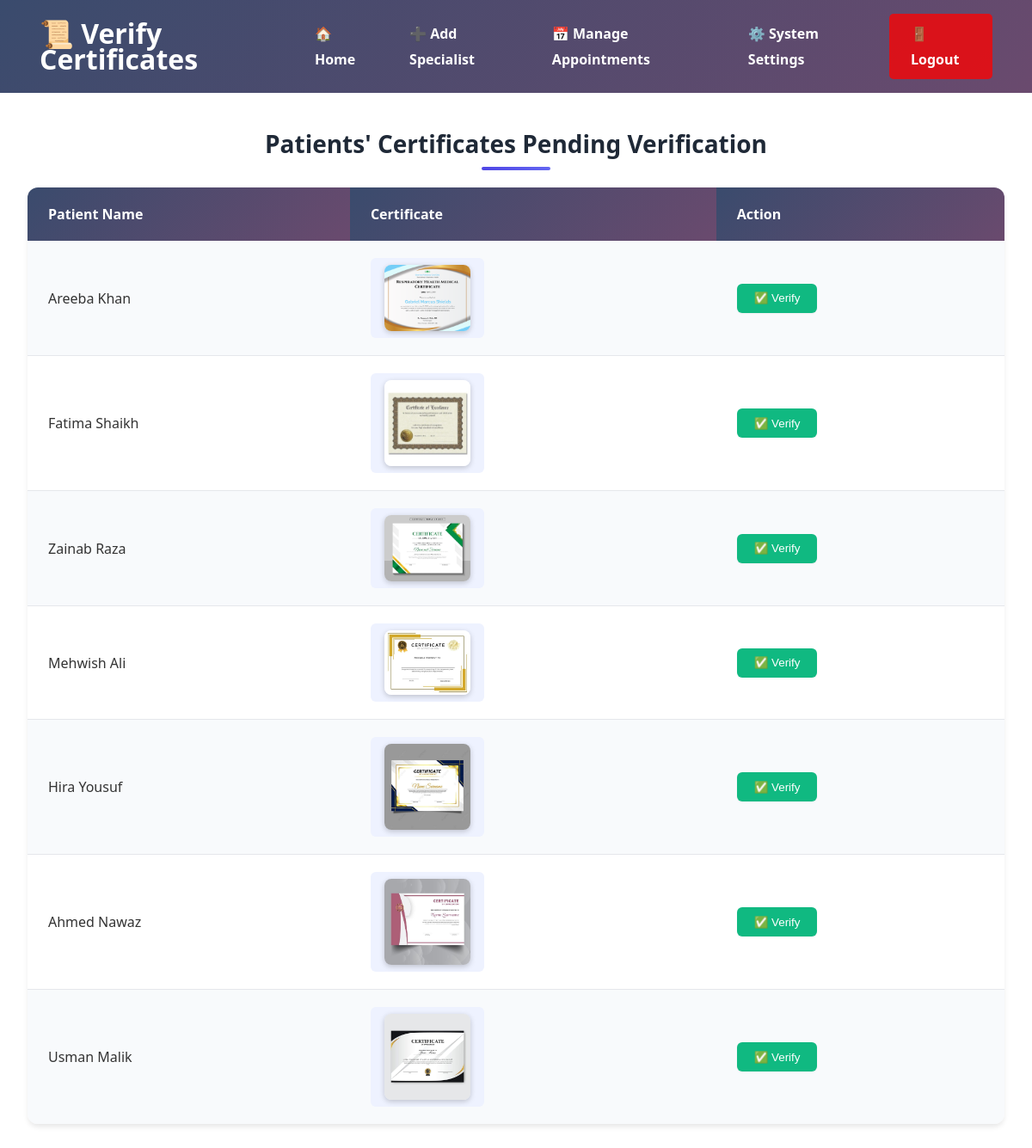
Screenshot of /derma/admin/verify_certificates.php with the database file from the repository.
### tables this page shows
CREATE TABLE `patients` (
  `id` int NOT NULL,
  `first_name` varchar(50) NOT NULL,
  `last_name` varchar(50) NOT NULL,
  `username` varchar(50) NOT NULL,
  `password` varchar(255) NOT NULL,
  `email` varchar(100) NOT NULL,
  `mobile` varchar(15) NOT NULL,
  `cnic` varchar(15) NOT NULL,
  `state` varchar(50) NOT NULL,
  `city` varchar(50) NOT NULL,
  `role` enum('patient') NOT NULL DEFAULT 'patient',
  `certificate_path` varchar(255) DEFAULT NULL,
  `profile_photo_path` varchar(255) DEFAULT NULL,
  `created_at` timestamp NULL DEFAULT CURRENT_TIMESTAMP,
  `certificate_verified` tinyint(1) NOT NULL DEFAULT '0'
);

### derma/admin/verify_certificates.php (the view, shortened to what this page needs)
<?php
include("db_connection.php");
$sql = "SELECT * FROM patients WHERE certificate_verified = 0 AND certificate_path IS NOT NULL";
$result = mysqli_query($conn, $sql);
?>
<!DOCTYPE html>
<html>
<head>
</head>
<body>
    <header>
        <h1><a href="#" style="color:white!important;text-decoration:none">📜 Verify Certificates</a></h1>
        <nav>
            <a href="admin_dashboard.php">🏠 Home</a>
            <a href="add_specialist.php">➕ Add Specialist</a>
            <a href="appointments.php">📅 Manage Appointments</a>
            <a href="system_settings.php">⚙️ System Settings</a>
            <a href="../logout.php" class="logout">🚪 Logout</a>
        </nav>
    </header>
    <h2>Patients' Certificates Pending Verification</h2>
    <table>
        <tr>
            <th>Patient Name</th>
            <th>Certificate</th>
            <th>Action</th>
        </tr>
        <?php while ($row = mysqli_fetch_assoc($result)) { ?>
            <tr>
                <td><?php echo $row['first_name'] . ' ' . $row['last_name']; ?></td>
                <td>
                    <?php
                    $path = "../" . $row['certificate_path'];
                    $ext = strtolower(pathinfo($path, PATHINFO_EXTENSION));
                    if ($ext === 'pdf') {
                        echo "<a href='$path' target='_blank'>📄 View PDF</a>";
                    } elseif (in_array($ext, ['jpg', 'jpeg', 'png'])) {
                        echo "<a href='$path' target='_blank'><img src='$path' alt='Certificate Image' width='100' style='border-radius: 8px; box-shadow: 0 2px 6px rgba(0,0,0,0.2);'></a>";
                    } else {
                        echo "❌ Unsupported format";
                    }
                    ?>
                </td>
                <td>
                    <form method="post" action="verify_certificate_action.php">
                        <button type="submit" name="verify">✅ Verify</button>
                    </form>
                </td>
            </tr>
        <?php } ?>
    </table>
</body>
</html>

### derma/admin/verify_certificates.php (style rules this page uses)
:root { --primary: #4f46e5; --primary-light: #6366f1; --primary-dark: #4338ca; --success: #10b981; --success-dark: #059669; --danger: #ef4444; --text: #1f2937; --text-light: #6b7280; --bg: #f9fafb; --card-bg: #ffffff; --border: #e5e7eb; --shadow: 0 1px 3px rgba(0, 0, 0, 0.1); }
body { font-family: 'Segoe UI', Tahoma, Geneva, Verdana, sans-serif; margin: 0; padding: 0; color: #333; transition: all 0.3s ease; }
header { background: linear-gradient(135deg, #3a4b6d 0%, #6a4a6e 100%); color: #fff; padding: 1rem; display: flex; justify-content: space-between; align-items: center; line-height: 30px; }
header h1 { margin: 0; margin-left: 30px; transition: transform 0.3s ease; }
nav { display: flex; gap: 1rem; }
nav a { color: #fff; text-decoration: none; font-weight: bold; padding: 0.5rem 1rem; border-radius: 5px; transition: all 0.3s ease; position: relative; }
nav a:not(.logout)::after { content: ''; position: absolute; bottom: 0; left: 50%; width: 0; height: 2px; background: #fff; transition: all 0.3s ease; }
.logout { background-color: rgba(255, 0, 0, 0.762); margin-right: 30px; padding-left: 25px; padding-right: 25px; transition: all 0.3s ease; }
h2 { color: var(--text); margin: 2.5rem auto 1.5rem; font-size: 1.75rem; font-weight: 700; text-align: center; max-width: 1200px; padding: 0 2rem; position: relative; }
h2::after { content: ""; position: absolute; bottom: -0.75rem; left: 50%; transform: translateX(-50%); width: 80px; height: 4px; background: linear-gradient(90deg, var(--primary), var(--primary-light)); border-radius: 2px; }
table { width: calc(100% - 4rem); max-width: 1200px; margin: 2rem auto; border-collapse: separate; border-spacing: 0; background: var(--card-bg); box-shadow: 0 4px 6px -1px rgba(0, 0, 0, 0.1); border-radius: 0.75rem; overflow: hidden; }
th { background: linear-gradient(135deg, #3a4b6d 0%, #6a4a6e 100%); color: white; font-weight: 600; text-align: left; padding: 1.25rem 1.5rem; position: sticky; top: 0; }
td { padding: 1.25rem 1.5rem; border-bottom: 1px solid var(--border); vertical-align: middle; }
tr:last-child td { border-bottom: none; }
tr:nth-child(even) { background-color: #f8fafc; }
td a { color: var(--primary); text-decoration: none; font-weight: 500; padding: 0.5rem 1rem; border-radius: 0.375rem; background-color: #eef2ff; display: inline-flex; align-items: center; gap: 0.5rem; transition: all 0.2s ease; }
button[type="submit"] { background-color: var(--success); color: white; border: none; padding: 0.6rem 1.25rem; border-radius: 0.375rem; font-weight: 500; cursor: pointer; transition: all 0.2s ease; display: inline-flex; align-items: center; gap: 0.5rem; box-shadow: 0 1px 2px rgba(0, 0, 0, 0.05); }

### rows the page displays
patients: first_name "Areeba", last_name "Khan", certificate_path (picture)
patients: first_name "Fatima", last_name "Shaikh", certificate_path (picture)
patients: first_name "Zainab", last_name "Raza", certificate_path (picture)
patients: first_name "Mehwish", last_name "Ali", certificate_path (picture)
patients: first_name "Hira", last_name "Yousuf", certificate_path (picture)
patients: first_name "Ahmed", last_name "Nawaz", certificate_path (picture)
patients: first_name "Usman", last_name "Malik", certificate_path (picture)
